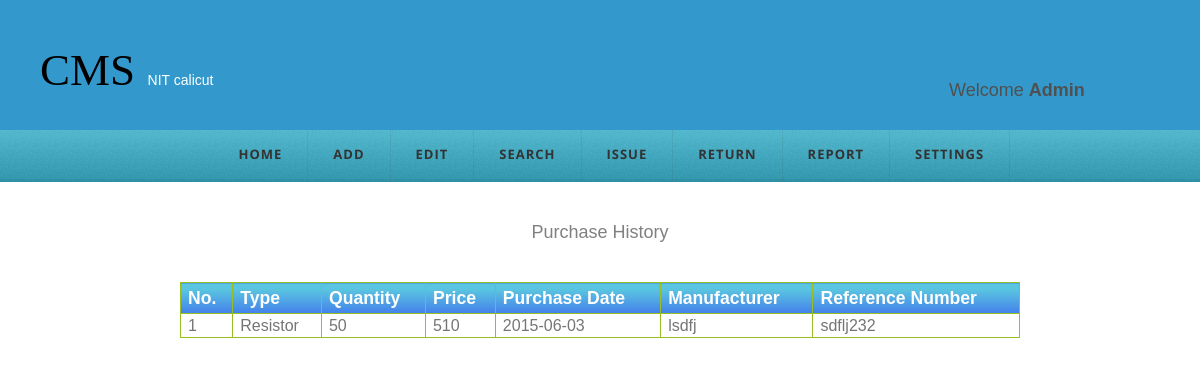
Page /purchase_history.php (signed in) on the committed database.
### tables this page shows
CREATE TABLE IF NOT EXISTS `consum_details` (
  `id` int(10) NOT NULL,
  `cid` int(10) NOT NULL,
  `price` bigint(15) NOT NULL,
  `quantity` bigint(15) NOT NULL,
  `pdate` date NOT NULL,
  `manufac` varchar(50) NOT NULL,
  `refno` varchar(50) NOT NULL,
  PRIMARY KEY (`id`),
  KEY `cid` (`cid`)
);

CREATE TABLE IF NOT EXISTS `consumable` (
  `id` int(10) NOT NULL,
  `type` varchar(30) NOT NULL,
  `category` varchar(30) DEFAULT NULL,
  `subcat` varchar(30) DEFAULT NULL,
  `description` varchar(100) DEFAULT NULL,
  `quantity` bigint(10) NOT NULL,
  `price` bigint(10) NOT NULL,
  `pdate` date NOT NULL,
  `edate` date NOT NULL,
  `billno` varchar(50) NOT NULL,
  `supplier` varchar(30) DEFAULT NULL,
  `manufacturer` varchar(30) NOT NULL,
  `refno` varchar(50) DEFAULT NULL,
  `alert` bigint(10) NOT NULL,
  `specid` int(10) NOT NULL,
  `cq` bigint(10) NOT NULL,
  `f1` varchar(50) DEFAULT NULL,
  `f2` varchar(50) DEFAULT NULL,
  `f3` varchar(50) DEFAULT NULL,
  `f4` varchar(50) DEFAULT NULL,
  `f5` varchar(50) DEFAULT NULL,
  `f6` varchar(50) DEFAULT NULL,
  `f7` varchar(50) DEFAULT NULL,
  `f8` varchar(50) DEFAULT NULL,
  `f9` varchar(50) DEFAULT NULL,
  `f10` varchar(50) DEFAULT NULL,
  PRIMARY KEY (`id`),
  KEY `specid` (`specid`)
);

### purchase_history.php (the view, shortened to what this page needs)
<html>
<head>
	<link rel="stylesheet" type="text/css" media="all" href="css/style.css" />
	<link rel="stylesheet" type="text/css" media = "all" href="css/styles.css"/>
</head>
<body>
<form action="purchase_history.php" method="POST" onLoad="_top">
<?php
include 'admin.php';
$sql="select * from consum_details";
$res=mysql_query($sql);
echo "<h3 style='color:grey' align='center'>Purchase History</h3><br/>";
echo "<table border='1' align='center' id='edittab'><tr><th>No.</th><th>Type</th><th>Quantity</th><th>Price</th>
<th>Purchase Date</th><th>Manufacturer</th><th>Reference Number</th></tr>";
$no=1;
$v=1;
while($row = mysql_fetch_array($res))
{
	$refno1=$row['refno'];
	$s1="select type from consumable where refno='$refno1'";
	$r1=mysql_query($s1);
	$r2=mysql_fetch_array($r1);
	$typ=$r2['type'];
	if(($v%2)==0)
	{
		echo "<tr class='alt'><td>".$no."</td><td>".$typ."</td><td>".$row[3]."</td><td>".$row[2]."</td>
		<td>".$row[4]."</td><td>".$row[5]."</td><td>".$row[6]."</td></tr>";
	}
	else
	{
		echo "<tr><td>".$no."</td><td>".$typ."</td><td>".$row[3]."</td><td>".$row[2]."</td><td>".$row[4]."</td>
		<td>".$row[5]."</td><td>".$row[6]."</td></tr>";
	}
$no++;
$v++;
}
echo "</table>";
?>
</form>
</body>
</html>

### css/style.css (style rules this page uses)
body { font-family:Arial, Helvetica, sans-serif;padding:0;font-size:12px;margin:0 auto;color:#757575; background-color:#FFFFFF; }
h3 { font-weight: normal;color: #252525;font-size:18px;margin:0;padding:0 0 25px 0; }
h1, h2, h3, h4 { font-family: 'Source Sans Pro', sans-serif; }

### purchase_history.php (style rules this page uses)
#edittab { font-family:"Trebuchet MS", Arial, Helvetica, sans-serif; width:70%; border-collapse:collapse; }
#edittab td, #edittab th { font-size:1em; border:1px solid #98bf21; padding:3px 7px 2px 7px; }
#edittab th { font-size:1.1em; text-align:left; padding-top:5px; padding-bottom:4px; background-color:#4E9CE9; color:#ffffff; background-image: -webkit-gradient ( linear, left top, left bottom, color-stop(0.19, #5AC5E0), color-stop(1, #4481EB) ); background-image: -o-linear-gradient(bottom, #5AC5E0 19%, #4481EB 100%); background-image: -moz-linear-gradient(bottom, #5AC5E0 19%, #4481EB 100%); background-image: -webkit-linear-gradient(bottom, #5AC5E0 19%, #4481EB 100%); background-image: -ms-linear-gradient(bottom, #5AC5E0 19%, #4481EB 100%); background-image: linear-gradient(to bottom, #5AC5E0 19%, #4481EB 100%); }

### rows in the picture
consum_details: cid.type "Resistor", quantity "50", price "510", pdate "2015-06-03", manufac "lsdfj", refno "sdflj232"
